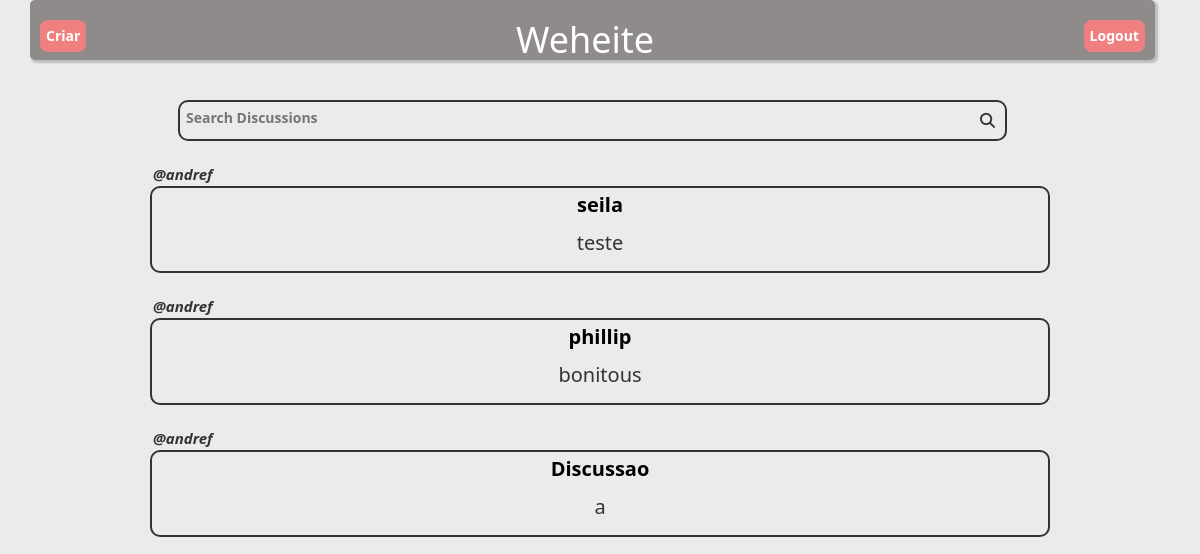
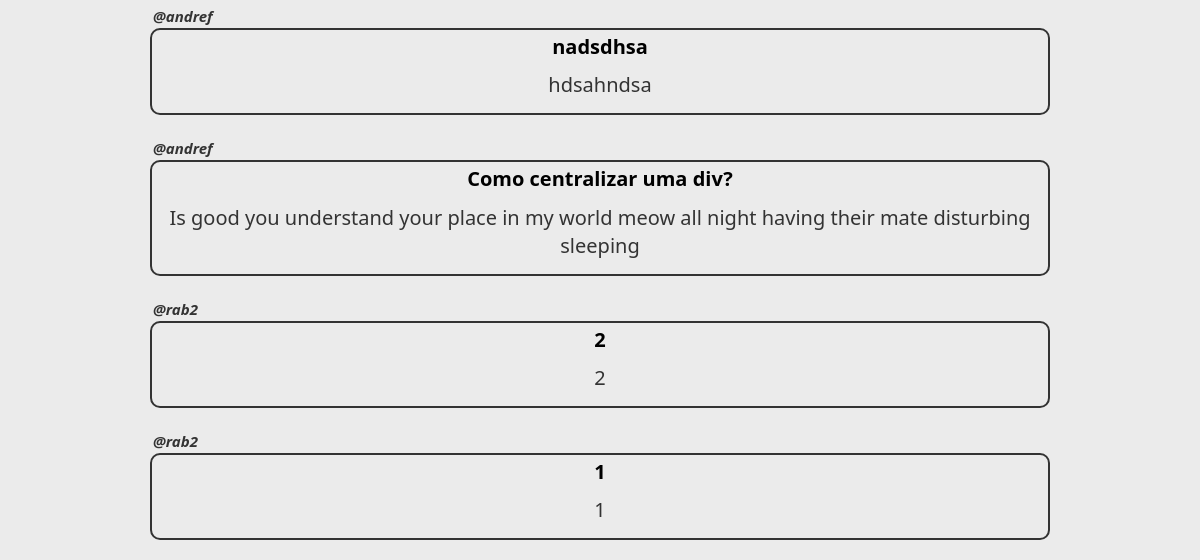
The page / (signed in) on the database as committed earlier (2 pictures, top to bottom).
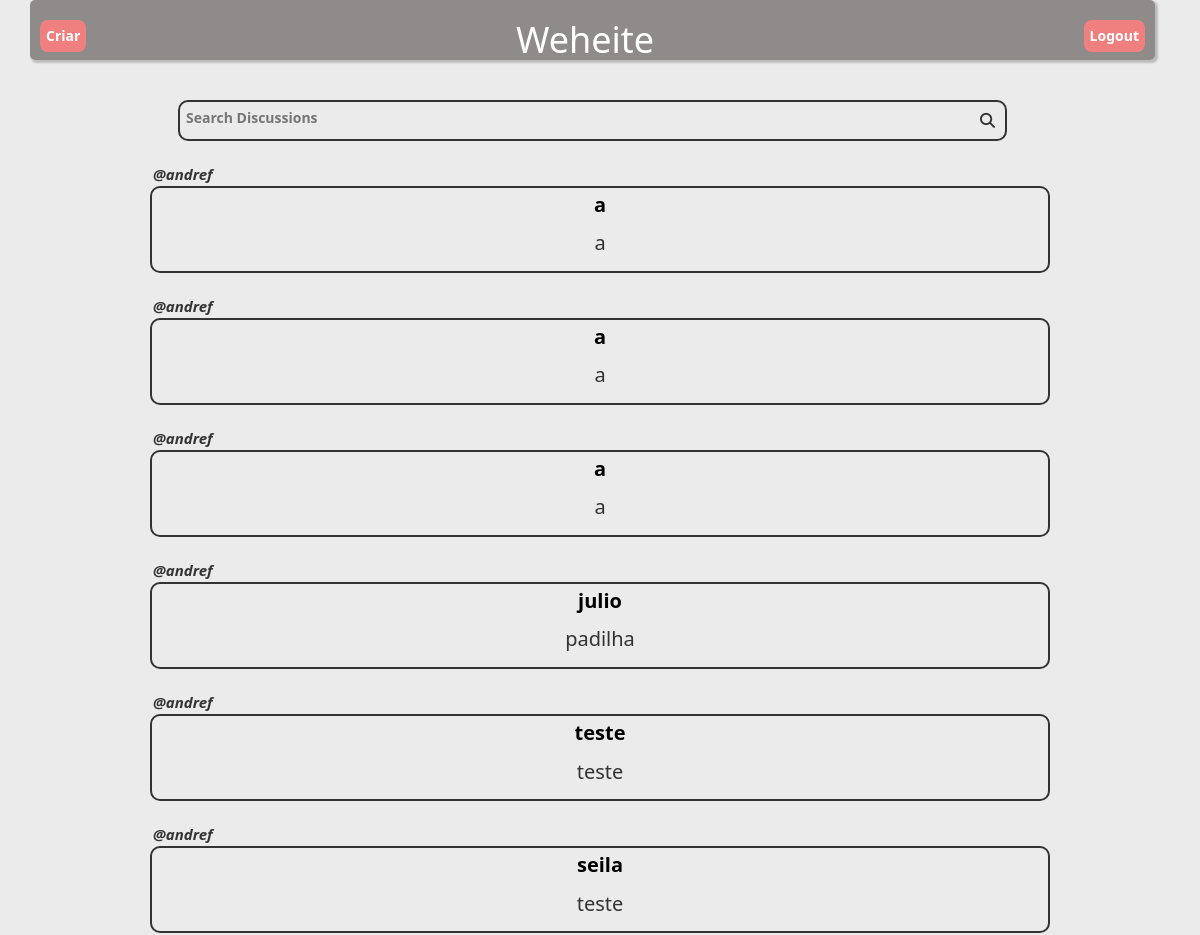
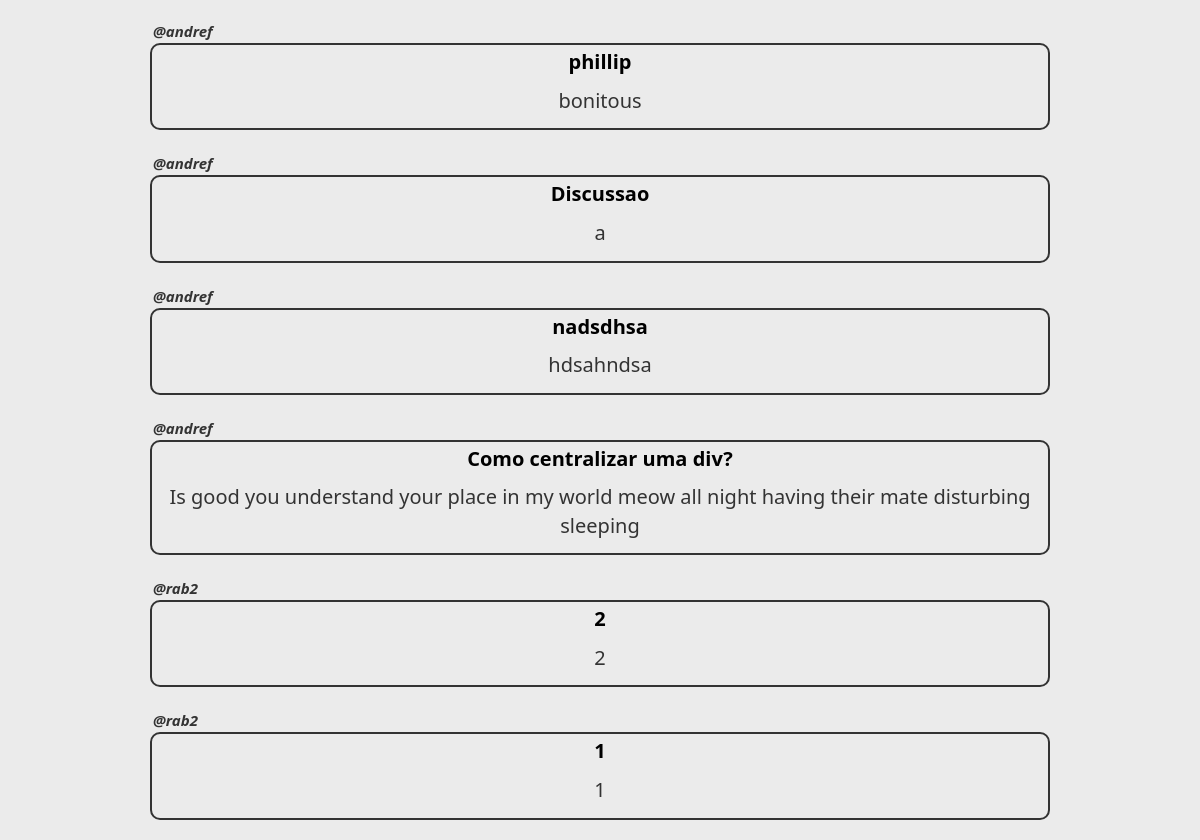
The same page on the database as committed later (2 pictures, top to bottom).
### users/models.py (models this page shows, shortened)
class Forum(models.Model):
    autor = models.ForeignKey(User, on_delete=models.SET_NULL,null=True)
    title = models.TextField(max_length=255)
    body = models.TextField(max_length=999)

### users/views.py (the view)
# urls.py: 2. Add a URL to urlpatterns:  path('', views.home, name='home')
def home(request):
    q = request.GET.get('q') if request.GET.get('q') != None else ''
    discussao = Forum.objects.filter(title__icontains=q).order_by("-id")
    context = {'discussao': discussao}
    return render(request, 'users/home.html', context )

### users/templates/users/home.html (shortened to what this page needs)
{% extends 'users/base.html' %}
{% block style %}
<div class="home-container">
    {% endblock style %}
    {% block content %}
    {% if user.is_authenticated %}
    <header>
        <a class="a3" href="{% url 'forum' %} ">Criar</a>
        <h1>Weheite</h1>
        <a class="a2" href="{% url 'logout' %} ">Logout</a>
    </header>
    <br>
    <br>
    <br>
    <br>
    <br>
    <div class="search-bar-position">
        <form method="GET" action="{% url 'home' %}">
            <div class="search-bar-disposition">
                <input type="text" name="q" class="search-bar" placeholder="Search Discussions" />
                <h6><i class="fa-solid fa-magnifying-glass"></i></h6>
            </div>
        </form>
    </div>
    <br>
    {% for posts in discussao %}
    <div class="footer-content">
        <div class="BoxAutor">
            <p><b><i>@{{posts.autor}}</i></b></p>
        </div>
        <div class="BoxContent">
            <a class="a5" href="{{posts.id}}/detailForum/">
                <p><b>{{posts.title}}</b></p>
            </a>
            <p class="TextBody">{{posts.body}}</p>
        </div>
        <br>
    </div>
    {% endfor %}
    {% endif %}
    {% endblock content %}

### users/templates/users/base.html (shortened to what this page needs)
<!DOCTYPE html>
<html lang="en">
<head>
    <link rel="stylesheet" href="https://maxcdn.bootstrapcdn.com/bootstrap/3.3.7/css/bootstrap.min.css">
    {% block style %}
    {% endblock style %}
</head>
<body>
    <div class="container">
        {% block content %}
        {% endblock content %}
    </div>
</body>
</html>

### users/templates/users/home.html (style rules this page uses)
* { font-family: 'Segoe UI', Tahoma, Geneva, Verdana, sans-serif; }
:root { font-size: 14px; font-family: 'Segoe UI', Tahoma, Geneva, Verdana, sans-serif; }
body { background-color: #ebebeb; }
header { position: fixed; color: white; height: 60px; background-color: rgba(122, 116, 116, 0.8); display: flex; justify-content: space-between; width: 1125px; border-bottom: grey; border-radius: 5px; box-shadow: 2px 2px 2px 1px rgba(0, 0, 0, 0.2); }
h1 { padding-bottom: 10px; }
input { background-color: lightcoral; height: fit-content; width: fit-content; padding: 6px; color: #fff; font-weight: bolder; text-decoration: none; border-radius: 8px; }
a { text-decoration: none; }
.a5 { color: black; }
.BoxAutor { width: 900px; height: 25px; background: none; display: flex; justify-content: start; padding: 3px; font-size: 15px; }
.BoxContent { width: 900px; text-align: center; background: none; border: 2px solid; padding: 3px; font-size: 20px; border-radius: 10px; }
.a3 { text-decoration: none; background-color: lightcoral; height: fit-content; width: fit-content; padding: 6px; color: #fff; font-weight: bolder; text-decoration: none; border-radius: 8px; margin-left: 10px; margin-top: 20px; }
.a2 { text-decoration: none; background-color: lightcoral; height: fit-content; width: fit-content; padding: 6px; color: #fff; font-weight: bolder; text-decoration: none; border-radius: 8px; margin-right: 10px; margin-top: 20px; }
.TextBody { word-wrap: break-word; }
.footer-content { display: flex; flex-direction: column; align-items: center; }
.search-bar { background: none; width: 800px; border: none; color: black; padding-right: 60px; }
.search-bar-position { width: 1125px; display: flex; justify-content: center; }
.search-bar-disposition { display: flex; border: 2px solid; padding-right: 10px; border-radius: 10px; }
h6 { font-size: 15px; }

Rows that differ between the two databases and show on the page:
added Forum: autor "andref", title "a", body "a"
added Forum: autor "andref", title "a", body "a"
added Forum: autor "andref", title "a", body "a"
added Forum: autor "andref", title "julio", body "padilha"
added Forum: autor "andref", title "teste", body "teste"
